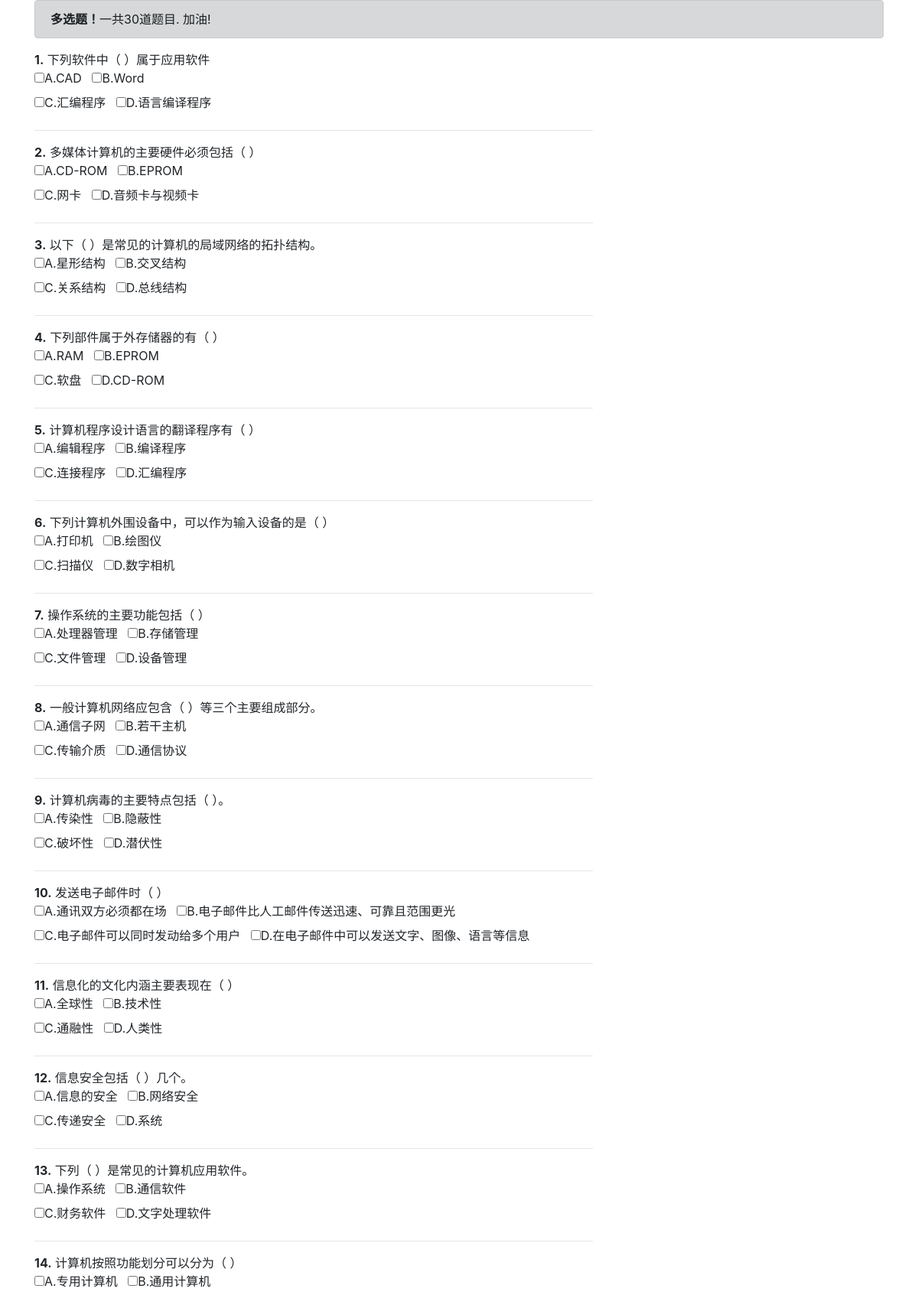
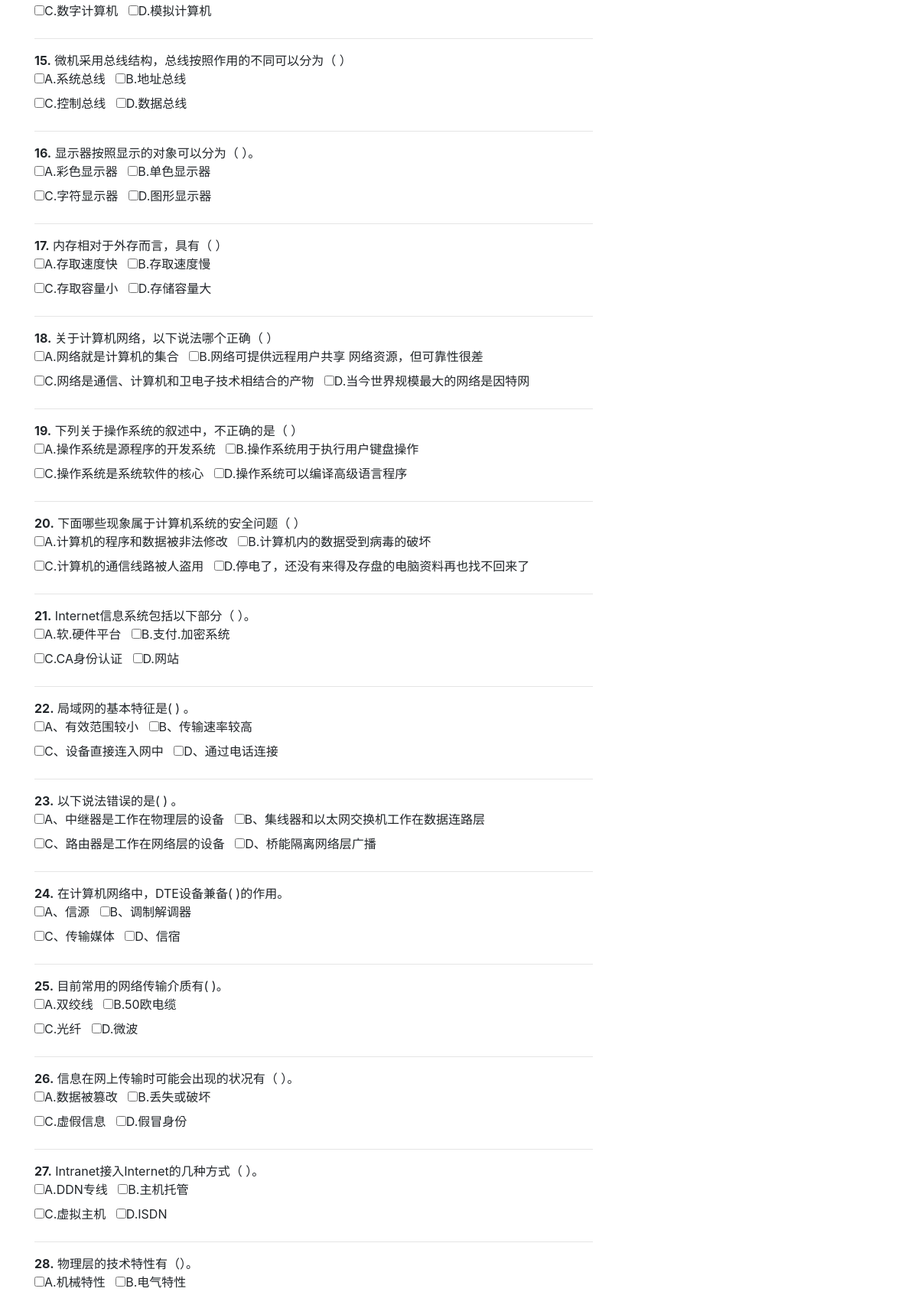
Screenshot of /selects/ (signed in, upper part) with the database file from the repository (2 pictures, top to bottom).
### kaoshi/models.py (models this page shows)
class Selects(models.Model):
    id = models.IntegerField(primary_key=True, verbose_name="题号")
    topic = models.TextField(verbose_name="题目")
    a = models.CharField(max_length=255, name="a", verbose_name="A选项")
    b = models.CharField(max_length=255, name="b", verbose_name="B选项")
    c = models.CharField(max_length=255, name="c", verbose_name="C选项")
    d = models.CharField(max_length=255, name="d", verbose_name="D选项")
    key = models.CharField(max_length=4, verbose_name="答案")
    class Meta:
        verbose_name_plural = "多选题"

### kaoshi/views.py (the view, shortened to what this page needs)
# urls.py: path('selects/', views.selects, name="selects"),
@login_required(login_url="login")
def selects(request):
    if request.method == "GET":
        last = int(time.time())
        request.session["last_time"] = last
        db = Selects.objects.all()
        return render(request, "selects.html", {"data": db})
    else:
        return HttpResponse("No")

### templates/selects.html (shortened to what this page needs)
{% extends 'base.html' %}
{% block body %}
    <div class="container">
        <div class="alert alert-dark">
            <strong>多选题！</strong>一共30道题目. 加油!
        </div>
        <form action="{% url 'selects' %}" method="post">
        <div class="row">
            {% for i in data %}
                <div class="col-xl-8 col-lg-12 col-md-12 col-sm-12">
                    <strong>{{ i.id }}.</strong> {{ i.topic }} <br>
                    <label for=""><input type="checkbox" name="select" value="{{ i.id }}|A|{{ forloop.counter }}">{{ i.a }}</label> &nbsp;
                    <label for=""><input type="checkbox" name="select" value="{{ i.id }}|B|{{ forloop.counter }}">{{ i.b }}</label> <br>
                    <label for=""><input type="checkbox" name="select" value="{{ i.id }}|C|{{ forloop.counter }}">{{ i.c }}</label> &nbsp;
                    <label for=""><input type="checkbox" name="select" value="{{ i.id }}|D|{{ forloop.counter }}">{{ i.d }}</label> &nbsp;
                    <hr>
                </div>
            {% endfor %}
        </div>
        </form>
    </div>
{% endblock %}

### rows the page displays
Selects: id "1", topic "下列软件中（ ）属于应用软件", a "A.CAD", b "B.Word", c "C.汇编程序", d "D.语言编译程序"
Selects: id "2", topic "多媒体计算机的主要硬件必须包括（ ）", a "A.CD-ROM", b "B.EPROM", c "C.网卡", d "D.音频卡与视频卡"
Selects: id "3", topic "以下（ ）是常见的计算机的局域网络的拓扑结构。", a "A.星形结构", b "B.交叉结构", c "C.关系结构", d "D.总线结构"
Selects: id "4", topic "下列部件属于外存储器的有（ ）", a "A.RAM", b "B.EPROM", c "C.软盘", d "D.CD-ROM"
Selects: id "5", topic "计算机程序设计语言的翻译程序有（ ）", a "A.编辑程序", b "B.编译程序", c "C.连接程序", d "D.汇编程序"
Selects: id "6", topic "下列计算机外围设备中，可以作为输入设备的是（ ）", a "A.打印机", b "B.绘图仪", c "C.扫描仪", d "D.数字相机"
Selects: id "7", topic "操作系统的主要功能包括（ ）", a "A.处理器管理", b "B.存储管理", c "C.文件管理", d "D.设备管理"
Selects: id "8", topic "一般计算机网络应包含（ ）等三个主要组成部分。", a "A.通信子网", b "B.若干主机", c "C.传输介质", d "D.通信协议"
Selects: id "9", topic "计算机病毒的主要特点包括（ ）。", a "A.传染性", b "B.隐蔽性", c "C.破坏性", d "D.潜伏性"
Selects: id "10", topic "发送电子邮件时（ ）", a "A.通讯双方必须都在场", b "B.电子邮件比人工邮件传送迅速、可靠且范围更光", c "C.电子邮件可以同时发动给多个用户", d "D.在电子邮件中可以发送文字、图像、语言等信息"
Selects: id "11", topic "信息化的文化内涵主要表现在（ ）", a "A.全球性", b "B.技术性", c "C.通融性", d "D.人类性"
Selects: id "12", topic "信息安全包括（ ）几个。", a "A.信息的安全", b "B.网络安全", c "C.传递安全", d "D.系统"
Selects: id "13", topic "下列（ ）是常见的计算机应用软件。", a "A.操作系统", b "B.通信软件", c "C.财务软件", d "D.文字处理软件"
Selects: id "14", topic "计算机按照功能划分可以分为（ ）", a "A.专用计算机", b "B.通用计算机", c "C.数字计算机", d "D.模拟计算机"
Selects: id "15", topic "微机采用总线结构，总线按照作用的不同可以分为（ ）", a "A.系统总线", b "B.地址总线", c "C.控制总线", d "D.数据总线"
Selects: id "16", topic "显示器按照显示的对象可以分为（ ）。", a "A.彩色显示器", b "B.单色显示器", c "C.字符显示器", d "D.图形显示器"
Selects: id "17", topic "内存相对于外存而言，具有（ ）", a "A.存取速度快", b "B.存取速度慢", c "C.存取容量小", d "D.存储容量大"
Selects: id "18", topic "关于计算机网络，以下说法哪个正确（ ）", a "A.网络就是计算机的集合", b "B.网络可提供远程用户共享 网络资源，但可靠性很差", c "C.网络是通信、计算机和卫电子技术相结合的产物", d "D.当今世界规模最大的网络是因特网"
Selects: id "19", topic "下列关于操作系统的叙述中，不正确的是（ ）", a "A.操作系统是源程序的开发系统", b "B.操作系统用于执行用户键盘操作", c "C.操作系统是系统软件的核心", d "D.操作系统可以编译高级语言程序"
Selects: id "20", topic "下面哪些现象属于计算机系统的安全问题（ ）", a "A.计算机的程序和数据被非法修改", b "B.计算机内的数据受到病毒的破坏", c "C.计算机的通信线路被人盗用", d "D.停电了，还没有来得及存盘的电脑资料再也找不回来了"
Selects: id "21", topic "Internet信息系统包括以下部分（ ）。", a "A.软.硬件平台", b "B.支付.加密系统", c "C.CA身份认证", d "D.网站"
Selects: id "22", topic "局域网的基本特征是( ) 。", a "A、有效范围较小", b "B、传输速率较高", c "C、设备直接连入网中", d "D、通过电话连接"
Selects: id "23", topic "以下说法错误的是( ) 。", a "A、中继器是工作在物理层的设备", b "B、集线器和以太网交换机工作在数据连路层", c "C、路由器是工作在网络层的设备", d "D、桥能隔离网络层广播"
Selects: id "24", topic "在计算机网络中，DTE设备兼备( )的作用。", a "A、信源", b "B、调制解调器", c "C、传输媒体", d "D、信宿"
Selects: id "25", topic "目前常用的网络传输介质有( )。", a "A.双绞线", b "B.50欧电缆", c "C.光纤", d "D.微波"
Selects: id "26", topic "信息在网上传输时可能会出现的状况有（ ）。", a "A.数据被篡改", b "B.丢失或破坏", c "C.虚假信息", d "D.假冒身份"
Selects: id "27", topic "Intranet接入Internet的几种方式（ ）。", a "A.DDN专线", b "B.主机托管", c "C.虚拟主机", d "D.ISDN"
Selects: id "28", topic "物理层的技术特性有（）。", a "A.机械特性", b "B.电气特性"
